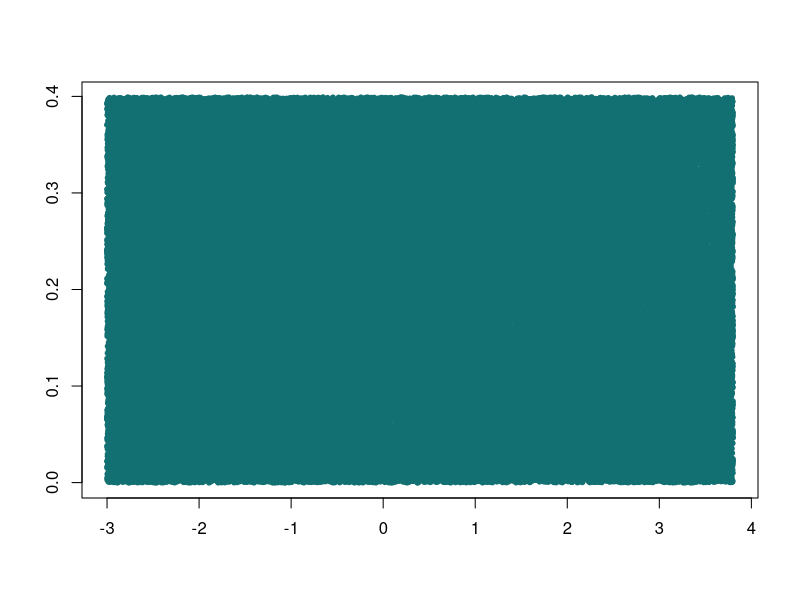
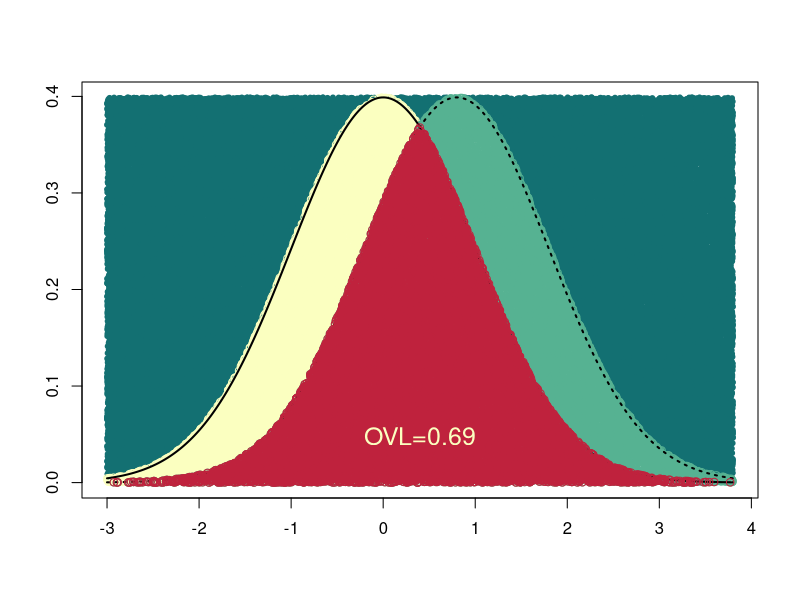

The R script that drew these images, in order:
####################################################
# Demonstration: Monte carlo estimation of overlap coefficient for
# two normal distributions
# (AKA numerical integration using monte carlo methods)
#
# Source:
# https://rpsychologist.com/calculating-the-overlap-of-two-normal-distributions-using-monte-carlo-integration
####################################################

# Numerical integration using monte carlo methods
set.seed(456456)
n <- 100000 # Number of random points to use

# Uses two standard normal distributions whose means differ
# by 0.8 (ie., Cohen's d = 0.8)

# Mean and SD of the two distributions
mu1 <- 0
sd1 <- 1
mu2 <- 0.8 # i.e. cohen's d = 0.8
sd2 <- 1

# The x-axis value
# +/- 3 SDs
xs <- seq(min(mu1 - 3 * sd1, mu2 - 3 * sd2), max(mu1 + 3 * sd1, mu2 + 3 * sd2), length.out = n)

# Exact y-axis values
# Used for plotting the distribution lines
# and setting upper limit when pulling the random values
f1 <- dnorm(xs, mean = mu1, sd = sd1) # dist1
f2 <- dnorm(xs, mean = mu2, sd = sd2) # dist2

# Random y-axis values
# Generate n uniform-random points within the domain defined
# by the range of x-values and y-value of both distributions
# I.e., sample x,y from uniform dist
ps <- matrix(c(runif(n, min(xs), max(xs)), runif(n, min = 0, max = max(f1, f2))), ncol = 2)

# Generate vectors indicating whether the random points
# fall under each distribution
z1 <- ps[, 2] <= dnorm(ps[, 1], mu1, sd1) # Falls under dist1
z2 <- ps[, 2] <= dnorm(ps[, 1], mu2, sd2) # Falls under dist2
z12 <- z1 | z2 # Falls under either dist1 or dist; i.e., union

# Fall under both dist1 & dist2; i.e., overlap
z3 <- ps[, 2] <= pmin(dnorm(ps[, 1], mu1, sd1), dnorm(ps[, 1], mu2, sd2))
z3 <- z1 & z2 # Simpler method

# Calculate OVL
# This is the generic solution, uses average of overlap with
# dist1 & dist2
ovl <- (sum(z3) / sum(z1) + sum(z3) / sum(z2)) / 2

##################################
# Make the plot
##################################

# All random points (for comparison only)
plot(ps, col = "#137072", pch = 20, ylim = c(0, max(f1, f2)), xlim = range(xs), xlab = "", ylab = "")

# All points minus the joint distributions
plot(ps[!z12, 1], ps[!z12, 2], col = "#137072", pch = 20, ylim = c(0, max(f1, f2)), xlim = range(xs), xlab = "", ylab = "")

points(ps[z1, 1], ps[z1, 2], col = "#FBFFC0") # Dist1 points
points(ps[z2, 1], ps[z2, 2], col = "#56B292") # Dist2 points

# Plot lines of the actual distributions
lines(xs, f1, lwd = 2)
lines(xs, f2, lty = "dotted", lwd = 2)

# Overlap points
points(ps[z3, 1], ps[z3, 2], col = "#BF223D") # Overlap points


# Add overlap legend
ovl.text <- format(round(ovl, 2), nsmall = 2)
leg.x <- min(xs) + 0.5 * (max(xs) - min(xs))
leg.y <- 0.12 * max(f1, f2)
text(leg.x, leg.y, paste0("OVL=", ovl.text), col = "#FBFFC0", cex = 1.5)
